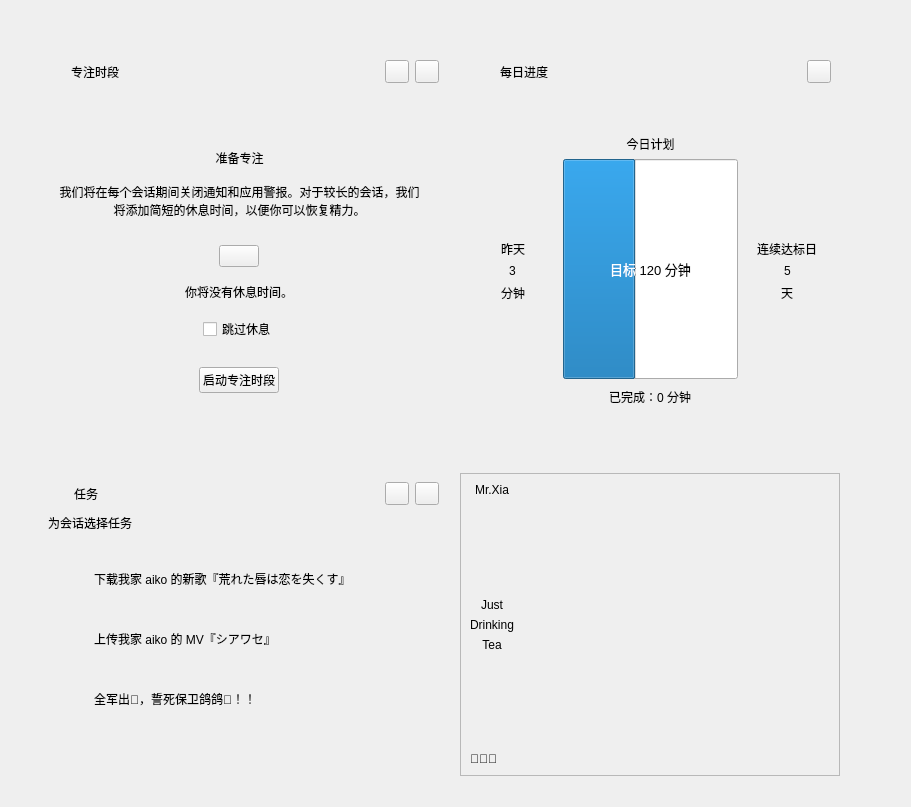
<?xml version="1.0" encoding="UTF-8"?>
<ui version="4.0">
 <class>FocusInterface</class>
 <widget class="QWidget" name="FocusInterface">
  <property name="geometry">
   <rect>
    <x>0</x>
    <y>0</y>
    <width>911</width>
    <height>807</height>
   </rect>
  </property>
  <property name="windowTitle">
   <string>Form</string>
  </property>
  <layout class="QHBoxLayout" name="horizontalLayout_3">
   <item>
    <layout class="QGridLayout" name="gridLayout" columnstretch="1,0,0">
     <property name="sizeConstraint">
      <enum>QLayout::SetDefaultConstraint</enum>
     </property>
     <property name="leftMargin">
      <number>20</number>
     </property>
     <property name="topMargin">
      <number>40</number>
     </property>
     <property name="rightMargin">
      <number>20</number>
     </property>
     <property name="bottomMargin">
      <number>20</number>
     </property>
     <property name="spacing">
      <number>12</number>
     </property>
     <item row="0" column="1">
      <widget class="CardWidget" name="progressCard">
       <property name="sizePolicy">
        <sizepolicy hsizetype="Expanding" vsizetype="Fixed">
         <horstretch>0</horstretch>
         <verstretch>0</verstretch>
        </sizepolicy>
       </property>
       <property name="minimumSize">
        <size>
         <width>380</width>
         <height>410</height>
        </size>
       </property>
       <property name="maximumSize">
        <size>
         <width>600</width>
         <height>410</height>
        </size>
       </property>
       <layout class="QVBoxLayout" name="verticalLayout_4">
        <property name="sizeConstraint">
         <enum>QLayout::SetDefaultConstraint</enum>
        </property>
        <item>
         <layout class="QVBoxLayout" name="verticalLayout_2" stretch="0,0">
          <property name="sizeConstraint">
           <enum>QLayout::SetMinAndMaxSize</enum>
          </property>
          <item>
           <layout class="QHBoxLayout" name="horizontalLayout_4">
            <property name="leftMargin">
             <number>5</number>
            </property>
            <item>
             <widget class="IconWidget" name="progressIcon" native="true">
              <property name="minimumSize">
               <size>
                <width>18</width>
                <height>18</height>
               </size>
              </property>
              <property name="maximumSize">
               <size>
                <width>18</width>
                <height>18</height>
               </size>
              </property>
              <property name="icon" stdset="0">
               <iconset>
                <normaloff>:/images/tips.png</normaloff>:/images/tips.png</iconset>
              </property>
             </widget>
            </item>
            <item>
             <spacer name="horizontalSpacer_8">
              <property name="orientation">
               <enum>Qt::Horizontal</enum>
              </property>
              <property name="sizeType">
               <enum>QSizePolicy::Fixed</enum>
              </property>
              <property name="sizeHint" stdset="0">
               <size>
                <width>2</width>
                <height>20</height>
               </size>
              </property>
             </spacer>
            </item>
            <item>
             <widget class="StrongBodyLabel" name="dailyProgressLabel">
              <property name="text">
               <string>每日进度</string>
              </property>
              <property name="buddy">
               <cstring>ScrollArea</cstring>
              </property>
             </widget>
            </item>
            <item>
             <spacer name="horizontalSpacer_9">
              <property name="orientation">
               <enum>Qt::Horizontal</enum>
              </property>
              <property name="sizeHint" stdset="0">
               <size>
                <width>40</width>
                <height>20</height>
               </size>
              </property>
             </spacer>
            </item>
            <item alignment="Qt::AlignRight">
             <widget class="TransparentToolButton" name="editButton"/>
            </item>
           </layout>
          </item>
          <item>
           <layout class="QHBoxLayout" name="horizontalLayout_5" stretch="1,2,1">
            <property name="sizeConstraint">
             <enum>QLayout::SetMinAndMaxSize</enum>
            </property>
            <item>
             <layout class="QVBoxLayout" name="verticalLayout_5">
              <item>
               <spacer name="verticalSpacer_5">
                <property name="orientation">
                 <enum>Qt::Vertical</enum>
                </property>
                <property name="sizeHint" stdset="0">
                 <size>
                  <width>20</width>
                  <height>40</height>
                 </size>
                </property>
               </spacer>
              </item>
              <item alignment="Qt::AlignHCenter|Qt::AlignVCenter">
               <widget class="BodyLabel" name="yesterdayLabel">
                <property name="text">
                 <string>昨天</string>
                </property>
               </widget>
              </item>
              <item alignment="Qt::AlignHCenter|Qt::AlignVCenter">
               <widget class="LargeTitleLabel" name="yesterdayTimeLabel">
                <property name="text">
                 <string>3</string>
                </property>
               </widget>
              </item>
              <item alignment="Qt::AlignHCenter|Qt::AlignVCenter">
               <widget class="BodyLabel" name="minuteLabel1">
                <property name="text">
                 <string>分钟</string>
                </property>
               </widget>
              </item>
              <item>
               <spacer name="verticalSpacer_6">
                <property name="orientation">
                 <enum>Qt::Vertical</enum>
                </property>
                <property name="sizeHint" stdset="0">
                 <size>
                  <width>20</width>
                  <height>40</height>
                 </size>
                </property>
               </spacer>
              </item>
             </layout>
            </item>
            <item>
             <layout class="QVBoxLayout" name="verticalLayout_10" stretch="0,0,0,0,0,0">
              <item>
               <spacer name="verticalSpacer_15">
                <property name="orientation">
                 <enum>Qt::Vertical</enum>
                </property>
                <property name="sizeHint" stdset="0">
                 <size>
                  <width>20</width>
                  <height>40</height>
                 </size>
                </property>
               </spacer>
              </item>
              <item>
               <widget class="SubtitleLabel" name="targetLabel">
                <property name="text">
                 <string>今日计划</string>
                </property>
                <property name="alignment">
                 <set>Qt::AlignCenter</set>
                </property>
               </widget>
              </item>
              <item>
               <widget class="ProgressRing" name="progressRing">
                <property name="sizePolicy">
                 <sizepolicy hsizetype="Expanding" vsizetype="Expanding">
                  <horstretch>1</horstretch>
                  <verstretch>1</verstretch>
                 </sizepolicy>
                </property>
                <property name="minimumSize">
                 <size>
                  <width>150</width>
                  <height>150</height>
                 </size>
                </property>
                <property name="maximumSize">
                 <size>
                  <width>220</width>
                  <height>220</height>
                 </size>
                </property>
                <property name="font">
                 <font>
                  <family>Microsoft YaHei UI</family>
                  <pointsize>10</pointsize>
                  <bold>false</bold>
                 </font>
                </property>
                <property name="maximum">
                 <number>24</number>
                </property>
                <property name="value">
                 <number>10</number>
                </property>
                <property name="alignment">
                 <set>Qt::AlignCenter</set>
                </property>
                <property name="textVisible">
                 <bool>true</bool>
                </property>
                <property name="orientation">
                 <enum>Qt::Horizontal</enum>
                </property>
                <property name="textDirection">
                 <enum>QProgressBar::TopToBottom</enum>
                </property>
                <property name="format">
                 <string>目标 120 分钟</string>
                </property>
                <property name="useAni" stdset="0">
                 <bool>false</bool>
                </property>
                <property name="val" stdset="0">
                 <double>10.000000000000000</double>
                </property>
                <property name="strokeWidth" stdset="0">
                 <number>15</number>
                </property>
               </widget>
              </item>
              <item>
               <spacer name="verticalSpacer_16">
                <property name="orientation">
                 <enum>Qt::Vertical</enum>
                </property>
                <property name="sizeType">
                 <enum>QSizePolicy::Fixed</enum>
                </property>
                <property name="sizeHint" stdset="0">
                 <size>
                  <width>20</width>
                  <height>3</height>
                 </size>
                </property>
               </spacer>
              </item>
              <item alignment="Qt::AlignHCenter">
               <widget class="BodyLabel" name="finishTimeLabel">
                <property name="text">
                 <string>已完成：0 分钟</string>
                </property>
               </widget>
              </item>
              <item>
               <spacer name="verticalSpacer_13">
                <property name="orientation">
                 <enum>Qt::Vertical</enum>
                </property>
                <property name="sizeHint" stdset="0">
                 <size>
                  <width>20</width>
                  <height>40</height>
                 </size>
                </property>
               </spacer>
              </item>
             </layout>
            </item>
            <item>
             <layout class="QVBoxLayout" name="verticalLayout_6">
              <item>
               <spacer name="verticalSpacer_9">
                <property name="orientation">
                 <enum>Qt::Vertical</enum>
                </property>
                <property name="sizeHint" stdset="0">
                 <size>
                  <width>20</width>
                  <height>40</height>
                 </size>
                </property>
               </spacer>
              </item>
              <item alignment="Qt::AlignHCenter|Qt::AlignVCenter">
               <widget class="BodyLabel" name="continousComplianceDayLabel">
                <property name="text">
                 <string>连续达标日</string>
                </property>
               </widget>
              </item>
              <item alignment="Qt::AlignHCenter">
               <widget class="LargeTitleLabel" name="compianceDayLabel">
                <property name="text">
                 <string>5</string>
                </property>
               </widget>
              </item>
              <item alignment="Qt::AlignHCenter">
               <widget class="BodyLabel" name="dayLabel">
                <property name="text">
                 <string>天</string>
                </property>
               </widget>
              </item>
              <item>
               <spacer name="verticalSpacer_10">
                <property name="orientation">
                 <enum>Qt::Vertical</enum>
                </property>
                <property name="sizeHint" stdset="0">
                 <size>
                  <width>20</width>
                  <height>40</height>
                 </size>
                </property>
               </spacer>
              </item>
             </layout>
            </item>
           </layout>
          </item>
         </layout>
        </item>
       </layout>
      </widget>
     </item>
     <item row="1" column="0">
      <widget class="CardWidget" name="taskCard">
       <property name="minimumSize">
        <size>
         <width>370</width>
         <height>0</height>
        </size>
       </property>
       <property name="maximumSize">
        <size>
         <width>600</width>
         <height>395</height>
        </size>
       </property>
       <layout class="QVBoxLayout" name="verticalLayout_8">
        <item>
         <layout class="QVBoxLayout" name="verticalLayout_7">
          <property name="leftMargin">
           <number>8</number>
          </property>
          <item>
           <layout class="QHBoxLayout" name="horizontalLayout_7">
            <item>
             <widget class="IconWidget" name="taskCardIcon" native="true">
              <property name="minimumSize">
               <size>
                <width>18</width>
                <height>18</height>
               </size>
              </property>
              <property name="maximumSize">
               <size>
                <width>18</width>
                <height>18</height>
               </size>
              </property>
              <property name="icon" stdset="0">
               <iconset>
                <normaloff>:/images/todo.png</normaloff>:/images/todo.png</iconset>
              </property>
             </widget>
            </item>
            <item>
             <spacer name="horizontalSpacer_7">
              <property name="orientation">
               <enum>Qt::Horizontal</enum>
              </property>
              <property name="sizeType">
               <enum>QSizePolicy::Fixed</enum>
              </property>
              <property name="sizeHint" stdset="0">
               <size>
                <width>2</width>
                <height>2</height>
               </size>
              </property>
             </spacer>
            </item>
            <item>
             <widget class="StrongBodyLabel" name="taskLabel">
              <property name="text">
               <string>任务</string>
              </property>
             </widget>
            </item>
            <item>
             <widget class="TransparentToolButton" name="addTaskButton"/>
            </item>
            <item>
             <widget class="TransparentToolButton" name="moreTaskButton"/>
            </item>
           </layout>
          </item>
          <item>
           <spacer name="verticalSpacer_8">
            <property name="orientation">
             <enum>Qt::Vertical</enum>
            </property>
            <property name="sizeType">
             <enum>QSizePolicy::Fixed</enum>
            </property>
            <property name="sizeHint" stdset="0">
             <size>
              <width>20</width>
              <height>3</height>
             </size>
            </property>
           </spacer>
          </item>
          <item>
           <widget class="BodyLabel" name="hintLabel_2">
            <property name="text">
             <string>为会话选择任务</string>
            </property>
            <property name="lightColor" stdset="0">
             <color>
              <red>96</red>
              <green>96</green>
              <blue>96</blue>
             </color>
            </property>
            <property name="darkColor" stdset="0">
             <color>
              <red>206</red>
              <green>206</green>
              <blue>206</blue>
             </color>
            </property>
           </widget>
          </item>
          <item>
           <widget class="SmoothScrollArea" name="scrollArea">
            <property name="styleSheet">
             <string notr="true">background: transparent; 
border: none</string>
            </property>
            <property name="widgetResizable">
             <bool>true</bool>
            </property>
            <widget class="QWidget" name="scrollAreaWidgetContents">
             <property name="geometry">
              <rect>
               <x>0</x>
               <y>0</y>
               <width>380</width>
               <height>202</height>
              </rect>
             </property>
             <property name="maximumSize">
              <size>
               <width>380</width>
               <height>1000</height>
              </size>
             </property>
             <property name="styleSheet">
              <string notr="true">background: transparent;
 border: none;        /* 移除默认边框 */</string>
             </property>
             <layout class="QVBoxLayout" name="verticalLayout_13">
              <item>
               <widget class="ElevatedCardWidget" name="taskCard3">
                <property name="minimumSize">
                 <size>
                  <width>0</width>
                  <height>44</height>
                 </size>
                </property>
                <property name="maximumSize">
                 <size>
                  <width>16777215</width>
                  <height>44</height>
                 </size>
                </property>
                <layout class="QHBoxLayout" name="horizontalLayout_10">
                 <property name="leftMargin">
                  <number>15</number>
                 </property>
                 <item>
                  <layout class="QHBoxLayout" name="horizontalLayout_11">
                   <item>
                    <widget class="IconWidget" name="taskIcon3" native="true">
                     <property name="sizePolicy">
                      <sizepolicy hsizetype="Preferred" vsizetype="Preferred">
                       <horstretch>16</horstretch>
                       <verstretch>16</verstretch>
                      </sizepolicy>
                     </property>
                     <property name="minimumSize">
                      <size>
                       <width>16</width>
                       <height>16</height>
                      </size>
                     </property>
                     <property name="maximumSize">
                      <size>
                       <width>16</width>
                       <height>16</height>
                      </size>
                     </property>
                    </widget>
                   </item>
                  </layout>
                 </item>
                 <item>
                  <widget class="BodyLabel" name="taskLabel3">
                   <property name="text">
                    <string>下载我家 aiko 的新歌『荒れた唇は恋を失くす』</string>
                   </property>
                  </widget>
                 </item>
                 <item>
                  <spacer name="horizontalSpacer_5">
                   <property name="orientation">
                    <enum>Qt::Horizontal</enum>
                   </property>
                   <property name="sizeHint" stdset="0">
                    <size>
                     <width>40</width>
                     <height>20</height>
                    </size>
                   </property>
                  </spacer>
                 </item>
                </layout>
               </widget>
              </item>
              <item>
               <widget class="ElevatedCardWidget" name="taskCard2">
                <property name="minimumSize">
                 <size>
                  <width>0</width>
                  <height>44</height>
                 </size>
                </property>
                <property name="maximumSize">
                 <size>
                  <width>16777215</width>
                  <height>44</height>
                 </size>
                </property>
                <layout class="QHBoxLayout" name="horizontalLayout_12">
                 <property name="leftMargin">
                  <number>15</number>
                 </property>
                 <item>
                  <layout class="QHBoxLayout" name="horizontalLayout_13">
                   <item>
                    <widget class="IconWidget" name="taskIcon2" native="true">
                     <property name="sizePolicy">
                      <sizepolicy hsizetype="Preferred" vsizetype="Preferred">
                       <horstretch>16</horstretch>
                       <verstretch>16</verstretch>
                      </sizepolicy>
                     </property>
                     <property name="minimumSize">
                      <size>
                       <width>16</width>
                       <height>16</height>
                      </size>
                     </property>
                     <property name="maximumSize">
                      <size>
                       <width>16</width>
                       <height>16</height>
                      </size>
                     </property>
                    </widget>
                   </item>
                  </layout>
                 </item>
                 <item>
                  <widget class="BodyLabel" name="taskLabel2">
                   <property name="text">
                    <string>上传我家 aiko 的 MV『シアワセ』</string>
                   </property>
                  </widget>
                 </item>
                 <item>
                  <spacer name="horizontalSpacer_6">
                   <property name="orientation">
                    <enum>Qt::Horizontal</enum>
                   </property>
                   <property name="sizeHint" stdset="0">
                    <size>
                     <width>40</width>
                     <height>20</height>
                    </size>
                   </property>
                  </spacer>
                 </item>
                </layout>
               </widget>
              </item>
              <item>
               <widget class="ElevatedCardWidget" name="taskCard1">
                <property name="minimumSize">
                 <size>
                  <width>0</width>
                  <height>44</height>
                 </size>
                </property>
                <property name="maximumSize">
                 <size>
                  <width>16777215</width>
                  <height>44</height>
                 </size>
                </property>
                <layout class="QHBoxLayout" name="horizontalLayout_9">
                 <property name="leftMargin">
                  <number>15</number>
                 </property>
                 <item>
                  <layout class="QHBoxLayout" name="horizontalLayout_8">
                   <item>
                    <widget class="IconWidget" name="taskIcon1" native="true">
                     <property name="sizePolicy">
                      <sizepolicy hsizetype="Preferred" vsizetype="Preferred">
                       <horstretch>16</horstretch>
                       <verstretch>16</verstretch>
                      </sizepolicy>
                     </property>
                     <property name="minimumSize">
                      <size>
                       <width>16</width>
                       <height>16</height>
                      </size>
                     </property>
                     <property name="maximumSize">
                      <size>
                       <width>16</width>
                       <height>16</height>
                      </size>
                     </property>
                    </widget>
                   </item>
                  </layout>
                 </item>
                 <item>
                  <widget class="BodyLabel" name="taskLabel1">
                   <property name="text">
                    <string>全军出🐔，誓死保卫鸽鸽🏀！！</string>
                   </property>
                   <property name="pixelFontSize" stdset="0">
                    <number>14</number>
                   </property>
                   <property name="strikeOut" stdset="0">
                    <bool>true</bool>
                   </property>
                  </widget>
                 </item>
                 <item>
                  <spacer name="horizontalSpacer_4">
                   <property name="orientation">
                    <enum>Qt::Horizontal</enum>
                   </property>
                   <property name="sizeHint" stdset="0">
                    <size>
                     <width>40</width>
                     <height>20</height>
                    </size>
                   </property>
                  </spacer>
                 </item>
                </layout>
               </widget>
              </item>
             </layout>
            </widget>
           </widget>
          </item>
          <item>
           <widget class="QWidget" name="ScrollArea" native="true">
            <layout class="QVBoxLayout" name="verticalLayout_9">
             <property name="rightMargin">
              <number>7</number>
             </property>
            </layout>
           </widget>
          </item>
         </layout>
        </item>
       </layout>
      </widget>
     </item>
     <item row="0" column="2">
      <spacer name="horizontalSpacer_2">
       <property name="orientation">
        <enum>Qt::Horizontal</enum>
       </property>
       <property name="sizeHint" stdset="0">
        <size>
         <width>40</width>
         <height>20</height>
        </size>
       </property>
      </spacer>
     </item>
     <item row="0" column="0">
      <widget class="ElevatedCardWidget" name="focusCard">
       <property name="sizePolicy">
        <sizepolicy hsizetype="Expanding" vsizetype="Fixed">
         <horstretch>0</horstretch>
         <verstretch>0</verstretch>
        </sizepolicy>
       </property>
       <property name="minimumSize">
        <size>
         <width>380</width>
         <height>410</height>
        </size>
       </property>
       <property name="maximumSize">
        <size>
         <width>600</width>
         <height>410</height>
        </size>
       </property>
       <property name="styleSheet">
        <string notr="true"/>
       </property>
       <layout class="QVBoxLayout" name="verticalLayout_3">
        <property name="sizeConstraint">
         <enum>QLayout::SetDefaultConstraint</enum>
        </property>
        <item>
         <layout class="QVBoxLayout" name="verticalLayout">
          <property name="sizeConstraint">
           <enum>QLayout::SetDefaultConstraint</enum>
          </property>
          <item>
           <layout class="QHBoxLayout" name="horizontalLayout_2">
            <property name="leftMargin">
             <number>5</number>
            </property>
            <item>
             <widget class="IconWidget" name="focusCardIcon" native="true">
              <property name="minimumSize">
               <size>
                <width>20</width>
                <height>20</height>
               </size>
              </property>
              <property name="maximumSize">
               <size>
                <width>20</width>
                <height>20</height>
               </size>
              </property>
              <property name="icon" stdset="0">
               <iconset>
                <normaloff>:/images/alarms.png</normaloff>:/images/alarms.png</iconset>
              </property>
             </widget>
            </item>
            <item>
             <widget class="StrongBodyLabel" name="focusPeriodLabel">
              <property name="text">
               <string>专注时段</string>
              </property>
             </widget>
            </item>
            <item>
             <spacer name="horizontalSpacer">
              <property name="orientation">
               <enum>Qt::Horizontal</enum>
              </property>
              <property name="sizeHint" stdset="0">
               <size>
                <width>40</width>
                <height>20</height>
               </size>
              </property>
             </spacer>
            </item>
            <item>
             <widget class="TransparentToolButton" name="pinButton"/>
            </item>
            <item>
             <widget class="TransparentToolButton" name="moreButton"/>
            </item>
           </layout>
          </item>
          <item>
           <spacer name="verticalSpacer_12">
            <property name="orientation">
             <enum>Qt::Vertical</enum>
            </property>
            <property name="sizeHint" stdset="0">
             <size>
              <width>20</width>
              <height>40</height>
             </size>
            </property>
           </spacer>
          </item>
          <item>
           <widget class="SubtitleLabel" name="prepareFocusLabel">
            <property name="text">
             <string>准备专注</string>
            </property>
            <property name="alignment">
             <set>Qt::AlignCenter</set>
            </property>
           </widget>
          </item>
          <item>
           <layout class="QHBoxLayout" name="horizontalLayout_6">
            <property name="leftMargin">
             <number>15</number>
            </property>
            <property name="topMargin">
             <number>10</number>
            </property>
            <property name="rightMargin">
             <number>15</number>
            </property>
            <item>
             <widget class="BodyLabel" name="hintLabel">
              <property name="text">
               <string>我们将在每个会话期间关闭通知和应用警报。对于较长的会话，我们将添加简短的休息时间，以便你可以恢复精力。</string>
              </property>
              <property name="alignment">
               <set>Qt::AlignCenter</set>
              </property>
              <property name="wordWrap">
               <bool>true</bool>
              </property>
              <property name="margin">
               <number>0</number>
              </property>
              <property name="lightColor" stdset="0">
               <color>
                <red>96</red>
                <green>96</green>
                <blue>96</blue>
               </color>
              </property>
              <property name="darkColor" stdset="0">
               <color>
                <red>206</red>
                <green>206</green>
                <blue>206</blue>
               </color>
              </property>
             </widget>
            </item>
           </layout>
          </item>
          <item>
           <spacer name="verticalSpacer_2">
            <property name="orientation">
             <enum>Qt::Vertical</enum>
            </property>
            <property name="sizeType">
             <enum>QSizePolicy::Fixed</enum>
            </property>
            <property name="sizeHint" stdset="0">
             <size>
              <width>20</width>
              <height>20</height>
             </size>
            </property>
           </spacer>
          </item>
          <item alignment="Qt::AlignHCenter">
           <widget class="TimePicker" name="timePicker">
            <property name="secondVisible" stdset="0">
             <bool>true</bool>
            </property>
           </widget>
          </item>
          <item>
           <spacer name="verticalSpacer_3">
            <property name="orientation">
             <enum>Qt::Vertical</enum>
            </property>
            <property name="sizeType">
             <enum>QSizePolicy::Fixed</enum>
            </property>
            <property name="sizeHint" stdset="0">
             <size>
              <width>20</width>
              <height>10</height>
             </size>
            </property>
           </spacer>
          </item>
          <item alignment="Qt::AlignHCenter">
           <widget class="BodyLabel" name="bottomHintLabel">
            <property name="text">
             <string>你将没有休息时间。</string>
            </property>
            <property name="alignment">
             <set>Qt::AlignCenter</set>
            </property>
           </widget>
          </item>
          <item>
           <spacer name="verticalSpacer_11">
            <property name="orientation">
             <enum>Qt::Vertical</enum>
            </property>
            <property name="sizeType">
             <enum>QSizePolicy::Fixed</enum>
            </property>
            <property name="sizeHint" stdset="0">
             <size>
              <width>20</width>
              <height>10</height>
             </size>
            </property>
           </spacer>
          </item>
          <item alignment="Qt::AlignHCenter">
           <widget class="CheckBox" name="skipRelaxCheckBox">
            <property name="enabled">
             <bool>true</bool>
            </property>
            <property name="text">
             <string>跳过休息</string>
            </property>
           </widget>
          </item>
          <item>
           <spacer name="verticalSpacer_4">
            <property name="orientation">
             <enum>Qt::Vertical</enum>
            </property>
            <property name="sizeType">
             <enum>QSizePolicy::Fixed</enum>
            </property>
            <property name="sizeHint" stdset="0">
             <size>
              <width>20</width>
              <height>20</height>
             </size>
            </property>
           </spacer>
          </item>
          <item alignment="Qt::AlignHCenter">
           <widget class="PrimaryPushButton" name="startFocusButton">
            <property name="text">
             <string>启动专注时段</string>
            </property>
            <property name="autoDefault">
             <bool>true</bool>
            </property>
           </widget>
          </item>
          <item>
           <spacer name="verticalSpacer">
            <property name="orientation">
             <enum>Qt::Vertical</enum>
            </property>
            <property name="sizeHint" stdset="0">
             <size>
              <width>20</width>
              <height>40</height>
             </size>
            </property>
           </spacer>
          </item>
         </layout>
        </item>
       </layout>
      </widget>
     </item>
     <item row="1" column="1">
      <widget class="ElevatedCardWidget" name="ImageCard">
       <property name="frameShape">
        <enum>QFrame::StyledPanel</enum>
       </property>
       <property name="frameShadow">
        <enum>QFrame::Raised</enum>
       </property>
       <layout class="QHBoxLayout" name="horizontalLayout_14">
        <item>
         <layout class="QHBoxLayout" name="horizontalLayout">
          <item>
           <layout class="QVBoxLayout" name="verticalLayout_11">
            <item>
             <widget class="StrongBodyLabel" name="label">
              <property name="text">
               <string>Mr.Xia</string>
              </property>
              <property name="alignment">
               <set>Qt::AlignCenter</set>
              </property>
             </widget>
            </item>
            <item>
             <spacer name="verticalSpacer_7">
              <property name="orientation">
               <enum>Qt::Vertical</enum>
              </property>
              <property name="sizeHint" stdset="0">
               <size>
                <width>20</width>
                <height>40</height>
               </size>
              </property>
             </spacer>
            </item>
            <item>
             <widget class="BodyLabel" name="label_2">
              <property name="text">
               <string>Just</string>
              </property>
              <property name="alignment">
               <set>Qt::AlignCenter</set>
              </property>
             </widget>
            </item>
            <item>
             <widget class="BodyLabel" name="label_3">
              <property name="text">
               <string>Drinking</string>
              </property>
              <property name="alignment">
               <set>Qt::AlignCenter</set>
              </property>
             </widget>
            </item>
            <item>
             <widget class="BodyLabel" name="label_4">
              <property name="text">
               <string>Tea</string>
              </property>
              <property name="alignment">
               <set>Qt::AlignCenter</set>
              </property>
             </widget>
            </item>
            <item>
             <spacer name="verticalSpacer_17">
              <property name="orientation">
               <enum>Qt::Vertical</enum>
              </property>
              <property name="sizeHint" stdset="0">
               <size>
                <width>20</width>
                <height>40</height>
               </size>
              </property>
             </spacer>
            </item>
            <item>
             <widget class="SubtitleLabel" name="label_5">
              <property name="text">
               <string>🍵🍵🍵</string>
              </property>
             </widget>
            </item>
           </layout>
          </item>
          <item>
           <spacer name="horizontalSpacer_11">
            <property name="orientation">
             <enum>Qt::Horizontal</enum>
            </property>
            <property name="sizeHint" stdset="0">
             <size>
              <width>40</width>
              <height>20</height>
             </size>
            </property>
           </spacer>
          </item>
          <item>
           <widget class="ImageLabel" name="ImageLabel">
            <property name="sizePolicy">
             <sizepolicy hsizetype="Preferred" vsizetype="Preferred">
              <horstretch>0</horstretch>
              <verstretch>0</verstretch>
             </sizepolicy>
            </property>
            <property name="styleSheet">
             <string notr="true"/>
            </property>
            <property name="text">
             <string/>
            </property>
           </widget>
          </item>
          <item>
           <spacer name="horizontalSpacer_12">
            <property name="orientation">
             <enum>Qt::Horizontal</enum>
            </property>
            <property name="sizeHint" stdset="0">
             <size>
              <width>40</width>
              <height>20</height>
             </size>
            </property>
           </spacer>
          </item>
         </layout>
        </item>
       </layout>
      </widget>
     </item>
     <item row="1" column="2">
      <spacer name="horizontalSpacer_10">
       <property name="orientation">
        <enum>Qt::Horizontal</enum>
       </property>
       <property name="sizeHint" stdset="0">
        <size>
         <width>40</width>
         <height>20</height>
        </size>
       </property>
      </spacer>
     </item>
    </layout>
   </item>
  </layout>
 </widget>
 <customwidgets>
  <customwidget>
   <class>ToolButton</class>
   <extends>QToolButton</extends>
   <header>qfluentwidgets</header>
  </customwidget>
  <customwidget>
   <class>BodyLabel</class>
   <extends>QLabel</extends>
   <header>qfluentwidgets</header>
  </customwidget>
  <customwidget>
   <class>CheckBox</class>
   <extends>QCheckBox</extends>
   <header>qfluentwidgets</header>
  </customwidget>
  <customwidget>
   <class>PushButton</class>
   <extends>QPushButton</extends>
   <header>qfluentwidgets</header>
  </customwidget>
  <customwidget>
   <class>PrimaryPushButton</class>
   <extends>PushButton</extends>
   <header>qfluentwidgets</header>
  </customwidget>
  <customwidget>
   <class>TransparentToolButton</class>
   <extends>ToolButton</extends>
   <header>qfluentwidgets</header>
  </customwidget>
  <customwidget>
   <class>IconWidget</class>
   <extends>QWidget</extends>
   <header>qfluentwidgets</header>
  </customwidget>
  <customwidget>
   <class>CardWidget</class>
   <extends>QFrame</extends>
   <header>qfluentwidgets</header>
   <container>1</container>
  </customwidget>
  <customwidget>
   <class>TimePicker</class>
   <extends>QPushButton</extends>
   <header>qfluentwidgets</header>
  </customwidget>
  <customwidget>
   <class>StrongBodyLabel</class>
   <extends>QLabel</extends>
   <header>qfluentwidgets</header>
  </customwidget>
  <customwidget>
   <class>SubtitleLabel</class>
   <extends>QLabel</extends>
   <header>qfluentwidgets</header>
  </customwidget>
  <customwidget>
   <class>LargeTitleLabel</class>
   <extends>QLabel</extends>
   <header>qfluentwidgets</header>
  </customwidget>
  <customwidget>
   <class>ProgressBar</class>
   <extends>QProgressBar</extends>
   <header>qfluentwidgets</header>
  </customwidget>
  <customwidget>
   <class>ProgressRing</class>
   <extends>ProgressBar</extends>
   <header>qfluentwidgets</header>
  </customwidget>
  <customwidget>
   <class>ElevatedCardWidget</class>
   <extends>QFrame</extends>
   <header>qfluentwidgets</header>
   <container>1</container>
  </customwidget>
  <customwidget>
   <class>SmoothScrollArea</class>
   <extends>QScrollArea</extends>
   <header>qfluentwidgets</header>
   <container>1</container>
  </customwidget>
  <customwidget>
   <class>ImageLabel</class>
   <extends>QLabel</extends>
   <header>qfluentwidgets</header>
  </customwidget>
 </customwidgets>
 <resources/>
 <connections/>
</ui>
